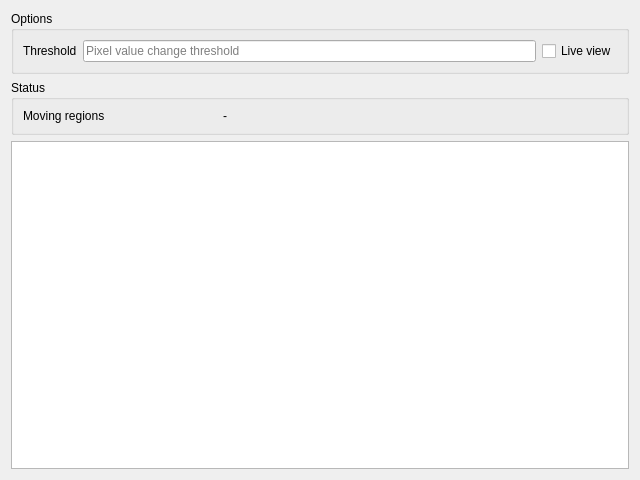
<?xml version="1.0" encoding="UTF-8"?>
<ui version="4.0">
 <class>NoobMdUi</class>
 <widget class="QWidget" name="NoobMdUi">
  <property name="geometry">
   <rect>
    <x>0</x>
    <y>0</y>
    <width>640</width>
    <height>480</height>
   </rect>
  </property>
  <property name="windowTitle">
   <string>Form</string>
  </property>
  <layout class="QVBoxLayout" name="verticalLayout_2">
   <item>
    <widget class="QGroupBox" name="groupBox">
     <property name="title">
      <string>Options</string>
     </property>
     <layout class="QGridLayout" name="gridLayout">
      <item row="0" column="1">
       <widget class="QLineEdit" name="thresholdEdit">
        <property name="placeholderText">
         <string>Pixel value change threshold</string>
        </property>
       </widget>
      </item>
      <item row="0" column="0">
       <widget class="QLabel" name="label">
        <property name="text">
         <string>Threshold</string>
        </property>
       </widget>
      </item>
      <item row="0" column="2">
       <widget class="QCheckBox" name="liveViewCheck">
        <property name="text">
         <string>Live view</string>
        </property>
       </widget>
      </item>
     </layout>
    </widget>
   </item>
   <item>
    <widget class="QGroupBox" name="groupBox_2">
     <property name="title">
      <string>Status</string>
     </property>
     <layout class="QGridLayout" name="gridLayout_2">
      <item row="0" column="2">
       <widget class="QLabel" name="codecLabel">
        <property name="text">
         <string/>
        </property>
       </widget>
      </item>
      <item row="0" column="1">
       <widget class="QLabel" name="regionCountLabel">
        <property name="text">
         <string>-</string>
        </property>
       </widget>
      </item>
      <item row="0" column="0">
       <widget class="QLabel" name="label_3">
        <property name="text">
         <string>Moving regions</string>
        </property>
       </widget>
      </item>
     </layout>
    </widget>
   </item>
   <item>
    <widget class="QGraphicsView" name="frameView"/>
   </item>
  </layout>
 </widget>
 <resources/>
 <connections/>
</ui>
